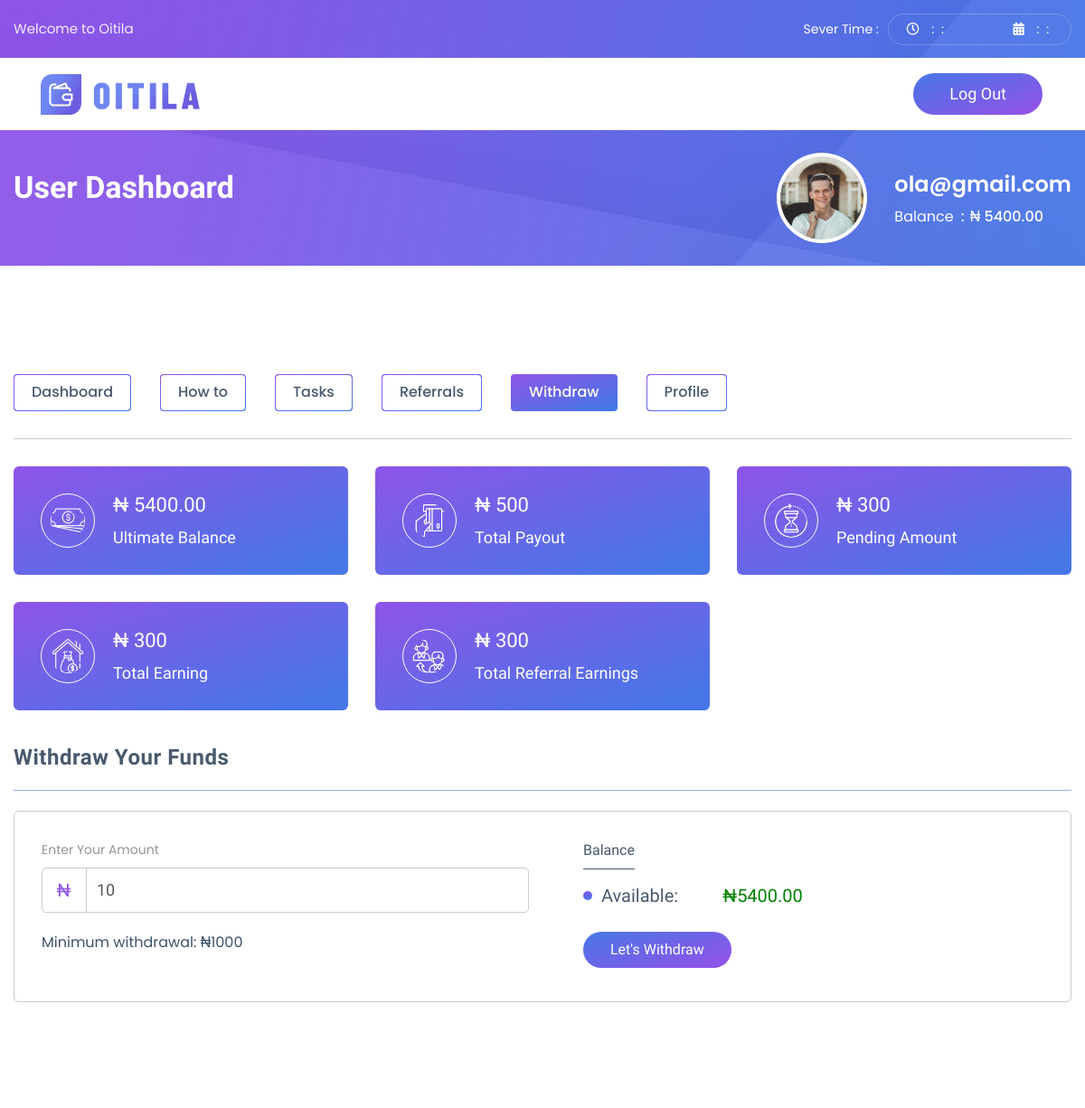
Before: /withdraw (signed in, upper part) with the older database file.
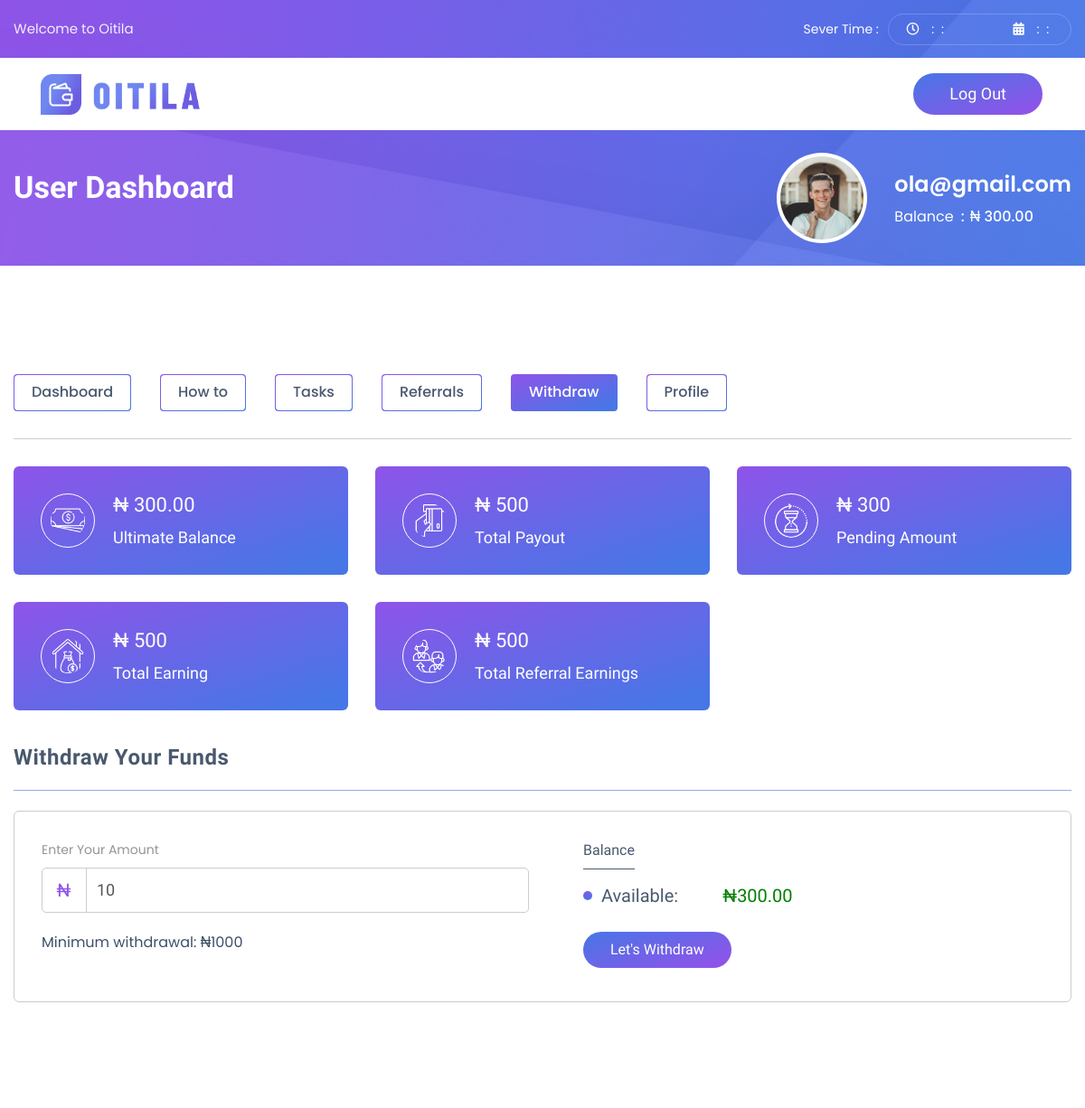
After: the same page with the newer database file.
### authentication/models.py (models this page shows, shortened)
class User(AbstractBaseUser, PermissionsMixin, TimestampedModel):
    id = models.UUIDField(auto_created=True, default=uuid.uuid4, primary_key=True, verbose_name='ID', editable=False)
    username = models.CharField(db_index=True, max_length=255, unique=True)
    email = models.CharField(max_length=255, unique=True)
    firstname = models.CharField(max_length=255)
    lastname = models.CharField(max_length=255)
    phone = models.CharField(max_length=255)
    activation_token = models.UUIDField(auto_created=True, default=uuid.uuid4, editable=False, unique=True)
    referral_code = models.CharField(null=True, blank=True, max_length=255)
    is_active = models.BooleanField(default=True)
    is_staff = models.BooleanField(default=False)
    objects = UserManager()
    USERNAME_FIELD = 'email'
    def __str__(self):
        return self.email

### account/models.py (models this page shows)
class UserProfile(TimestampedModel):
    user = models.OneToOneField(User, on_delete=models.CASCADE, related_name='profile')
    account_balance = models.DecimalField(max_digits=10, decimal_places=2, default=0)

### base/views.py (the view)
# urls.py: path('withdraw', withdraw, name='withdraw'),
def withdraw(request):
    context = {
        }
    return render(request,"withdraw.html", context)

### base/context_proccessor.py (called while the page is built)
def host(request):
    context = {
        'host': request.environ.get("HTTP_HOST"),
    }
    return context

### templates/withdraw.html (shortened to what this page needs)
{% extends 'base.html' %}
{% load static %}
{% block content %}
<div class="user-dashboard">
    <div class="container">
        {% include "common/dashboard-menu.html" %}
        {% include "common/user-statistics.html" %}
        <div class="withdraw-section">
            <div class="row">
                <div class="col-xl-12 col-lg-12 col-md-12">
                    <h3 class="title">
                        Withdraw Your Funds
                    </h3>
                    <div class="last-step">
                        <div class="payment-method-list row">
                            <div class="col-xl-6 col-lg-6 col-sm-12">
                                <div class="oit-width-1">
                                    <label>Enter Your Amount</label>
                                    <form>
                                        <span class="currency-symbol" id="basic-addon1">₦</span>
                                        <input type="text" class="inputted-amount" value="10" />
                                    </form>
                                    <p>Minimum withdrawal: ₦1000</p>
                                </div>
                            </div>
                            <div class="col-xl-6 col-lg-6 col-sm-12">
                                <div class="available-balance-el">
                                    <span class="title">Balance</span>
                                    <ul>
                                        <li class="available">
                                            <span class="text">Available: </span>
                                            <span class="amount">₦{{request.user.profile.account_balance}}</span>
                                        </li>
                                    </ul>
                                    <a href="#" class="btn-hyipox-medium withdraw-btn">Let's Withdraw</a>
                                </div>
                            </div>
                        </div>
                    </div>
                </div>
            </div>
        </div>
    </div>
</div>
{% endblock content %}

### templates/base.html (shortened to what this page needs)
{% load static %}
{% load django_browser_reload %}
<!DOCTYPE html>
<html lang="en-us">
    <head>
        <link rel="stylesheet" href="{% static '/css/bootstrap.min.css' %}" type="text/css">
        <link rel="stylesheet" href="{% static 'css/fontawesome.min.css' %}" type="text/css">
        <link rel="stylesheet" href="{% static 'fonts/flaticon.css' %}" type="text/css">
        <link rel="stylesheet" href="{% static 'css/animate.css' %}" type="text/css">
        <link rel="stylesheet" href="{% static 'css/modal-video.min.css' %}" type="text/css">
        <link rel="stylesheet" href="{% static 'css/slick.css' %}" type="text/css">
        <link rel="stylesheet" href="{% static 'css/slick-theme.css' %}" type="text/css">
        <link rel="stylesheet" href="{% static 'css/toastr.min.css' %}" type="text/css">
        <link rel="stylesheet" href="{% static 'css/jquery.dataTables.css' %}" type="text/css">
        <link rel="stylesheet" href="{% static 'css/style.css' %}" type="text/css">
        <link rel="stylesheet" href="{% static 'css/responsive.css' %}" type="text/css">
    </head>
    <body>
        <div class="mobile-navbar-wrapper">
            <div class="header header-style-4" id="header">
                {% include "common/clock_header.html" %}
                    {% include "common/second_header.html" %}
            </div>
            {% if request.user.is_authenticated %}
                {% include "common/breadcrumbs.html" %}
            {% endif %}
            {% block content %}
            {% endblock content %}
        </div>
    </body>
</html>

### templates/common/clock_header.html (shortened to what this page needs)
<div class="top">
    <div class="container">
        <div class="row">
            <div class="col-xl-5 col-lg-3">
                <div class="welcome-text">
                    <p>Welcome to Oitila</p>
                </div>
            </div>
            <div class="col-xl-7 col-lg-9 d-xl-flex d-lg-flex d-block align-items-center">
                <div class="part-right">
                    <ul>
                        <li>
                            <span class="simple-text">Sever Time : </span>
                            <div class="server-time">
                                <div class="single-time clock-time">
                                    <span class="icon">
                                        <i class="far fa-clock"></i>
                                    </span>
                                    <span class="text">
                                        <span id="hours"></span>
                                        <span id="minutes"></span>
                                    </span>
                                </div>
                                <div class="single-time">
                                    <span class="icon">
                                        <i class="fas fa-calendar-alt"></i>
                                    </span>
                                    <span class="text">
                                        <span id="date"></span>
                                        <span id="month"></span>
                                    </span>
                                </div>
                            </div>
                        </li>
                    </ul>
                </div>
            </div>
        </div>
    </div>
</div>

### templates/common/second_header.html (shortened to what this page needs)
{% load static %}
<div class="bottom">
    <div class="container">
        <div class="row justify-content-between">
            <div class="col-xl-3 col-lg-2 d-xl-flex d-lg-flex d-block align-items-center">
                <div class="row">
                    <div class="col-xl-12 col-lg-12 col-8 d-xl-block d-lg-block d-flex align-items-center justify-content-end">
                        <div class="logo">
                            <a href="index.html">
                                <img src="{% static 'img/logo2.png' %}" alt="">
                            </a>
                        </div>
                    </div>
                </div>
            </div>
            <div class="col-xl-9 col-lg-10">
                <div class="mainmenu">
                    <nav class="navbar navbar-expand-lg">
                        <div class="collapse navbar-collapse {% if not request.user.is_authenticated %}py-3{% endif %}" id="navbarSupportedContent">
                            <ul class="navbar-nav ml-auto">
                                <li class="nav-item join-now-btn">
                                    {% if request.user.is_authenticated %}
                                    <a class="nav-link" href="{% url 'base:logout' %}">Log out</a>
                                    {% endif %}
                                </li>
                            </ul>
                        </div>
                    </nav>
                </div>
            </div>
        </div>
    </div>
</div>

### templates/common/breadcrumbs.html (shortened to what this page needs)
{% load static %}
<div class="breadcrumb-oitila db-breadcrumb">
    <div class="container">
        <div class="row justify-content-lg-around">
            <div class="col-xl-6 col-lg-7 col-md-5 col-sm-6 col-8">
                <div class="part-txt">
                    <h1>User Dashboard</h1>
                </div>
            </div>
            {% if request.user %}
            <div class="col-xl-6 col-lg-5 col-md-7 col-sm-6 col-4 d-flex align-items-center">
                <div class="db-user-profile">
                    <div class="part-data">
                        <span class="name">{{ request.user }}</span>
                        <ul>
                            <li>
                                <span class="text">Balance</span>
                                <span class="number">₦ {{request.user.profile.account_balance}}</span>
                            </li>
                        </ul>
                    </div>
                    <div class="part-img">
                        <img src="{% static 'img/member-1.jpg' %}" alt="">
                    </div>
                </div>
            </div>
            {% endif %}
        </div>
    </div>
</div>

### templates/common/dashboard-menu.html (shortened to what this page needs)
<div class="dashboard-menu">
    <nav>
        <ul>
             <li class="nav-item" id="nave">
                <a class="nav-link" href="/dashboard">Dashboard</a>
            </li>
            <li class="nav-item" id="nave">
                <a class="nav-link" href="/how">How to</a>
            </li>
            <li class="nav-item" id="nave">
                <a class="nav-link" href="/tasks">Tasks</a>
            </li>
            <li class="nav-item" id="nave">
                <a class="nav-link" href="/referrals">Referrals</a>
            </li>
            <li class="nav-item" id="nave" >
                <a class="nav-link" href="/withdraw">Withdraw</a>
            </li>
            <li class="nav-item" id="nave">
                <a class="nav-link" href="/profile">Profile</a>
            </li>
        </ul>
    </nav>
</div>

### templates/common/user-statistics.html (shortened to what this page needs)
{% load static %}
{% if request.user %}
<div class="user-statics">
    <div class="row">
        <div class="col-xl-4 col-lg-4 col-md-6 col-sm-6">
            <div class="single-statics">
                <div class="part-icon">
                    <img src="{% static 'img/icon/002-cash.png' %}" alt="">
                </div>
                <div class="part-info">
                    <span class="number">₦ {{ request.user.profile.account_balance }}</span>
                    <span class="text">Ultimate Balance</span>
                </div>
            </div>
        </div>
        <div class="col-xl-4 col-lg-4 col-md-6 col-sm-6">
            <div class="single-statics">
                <div class="part-icon">
                    <img src="{% static 'img/icon/003-credit-card.png' %}" alt="">
                </div>
                <div class="part-info">
                    <span class="number">₦ {{approved_withdrawals.amount__sum}}</span>
                    <span class="text">Total Payout</span>
                </div>
            </div>
        </div>
        <div class="col-xl-4 col-lg-4 col-md-6 col-sm-6">
            <div class="single-statics">
                <div class="part-icon">
                    <img src="{% static 'img/icon/004-hourglass.png' %}" alt="">
                </div>
                <div class="part-info">
                    <span class="number">₦ {{ pending_withdrawals.amount__sum}}</span>
                    <span class="text">Pending Amount</span>
                </div>
            </div>
        </div>
        <div class="col-xl-4 col-lg-4 col-md-6 col-sm-6">
            <div class="single-statics">
                <div class="part-icon">
                    <img src="{% static 'img/icon/006-wage.png' %}" alt="">
                </div>
                <div class="part-info">
                    <span class="number">₦ {{refferals_earnings.amount__sum}}</span>
                    <span class="text">Total Earning</span>
                </div>
            </div>
        </div>
        <div class="col-xl-4 col-lg-4 col-md-6 col-sm-6">
            <div class="single-statics">
                <div class="part-icon">
                    <img src="{% static 'img/icon/007-referral.png' %}" alt="">
                </div>
                <div class="part-info">
                    <span class="number">₦ {{refferals_earnings.amount__sum}}</span>
                    <span class="text">Total Referral Earnings</span>
                </div>
            </div>
        </div>
    </div>
</div>
{% endif %}

### templates/common/footer.html (shortened to what this page needs)
{% load static %}

### templates/common/mobile_nav.html (shortened to what this page needs)
{% load static %}

Changed rows visible on the page:
changed User "ola@gmail.com": user.profile.account_balance "5400.00" → "300.00"
Other visible differences:
{{ refferals_earnings.amount__sum }}: "300" → "500"
